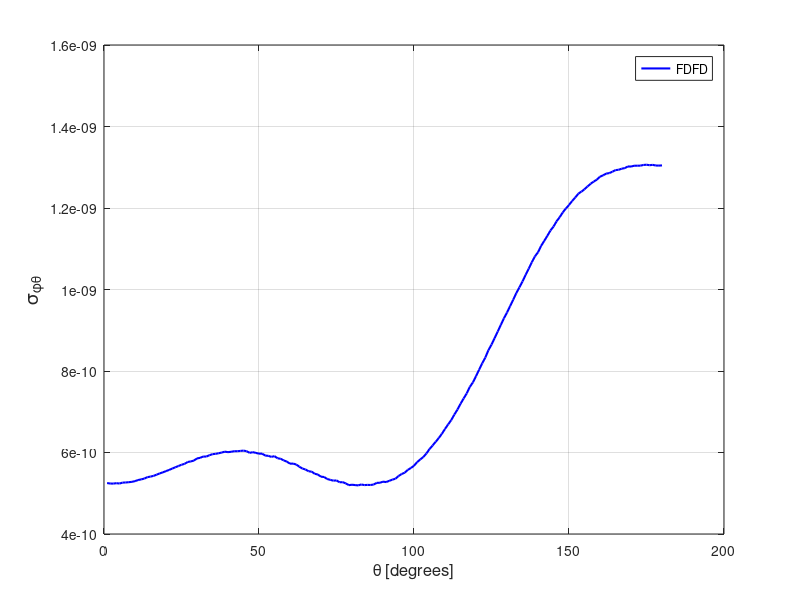

MATLAB code for this plot:
spt = [ 
    1  0.52504551E-09
    2  0.52386501E-09
    3  0.52367216E-09
    4  0.52474303E-09
    5  0.52384935E-09
    6  0.52610755E-09
    7  0.52642091E-09
    8  0.52715521E-09
    9  0.52798960E-09
   10  0.52975541E-09
   11  0.53239835E-09
   12  0.53400634E-09
   13  0.53599158E-09
   14  0.53947014E-09
   15  0.54088034E-09
   16  0.54267851E-09
   17  0.54570570E-09
   18  0.54877103E-09
   19  0.55137123E-09
   20  0.55431887E-09
   21  0.55722588E-09
   22  0.56051541E-09
   23  0.56369731E-09
   24  0.56676513E-09
   25  0.56994054E-09
   26  0.57217320E-09
   27  0.57674054E-09
   28  0.57810878E-09
   29  0.58014821E-09
   30  0.58547428E-09
   31  0.58686583E-09
   32  0.59013450E-09
   33  0.58998134E-09
   34  0.59327082E-09
   35  0.59592847E-09
   36  0.59674826E-09
   37  0.59820054E-09
   38  0.59997640E-09
   39  0.60209188E-09
   40  0.60082816E-09
   41  0.60175726E-09
   42  0.60315380E-09
   43  0.60312921E-09
   44  0.60386374E-09
   45  0.60462080E-09
   46  0.60317479E-09
   47  0.59913041E-09
   48  0.60084215E-09
   49  0.59903227E-09
   50  0.59709704E-09
   51  0.59727506E-09
   52  0.59243543E-09
   53  0.59182703E-09
   54  0.58923938E-09
   55  0.59105359E-09
   56  0.58578348E-09
   57  0.58452670E-09
   58  0.58050775E-09
   59  0.57759036E-09
   60  0.57251781E-09
   61  0.57279564E-09
   62  0.57060601E-09
   63  0.56512378E-09
   64  0.56063704E-09
   65  0.55830390E-09
   66  0.55399252E-09
   67  0.55289567E-09
   68  0.54777916E-09
   69  0.54586891E-09
   70  0.54061305E-09
   71  0.53989935E-09
   72  0.53500998E-09
   73  0.53283178E-09
   74  0.53087268E-09
   75  0.53150040E-09
   76  0.52692006E-09
   77  0.52720794E-09
   78  0.52415761E-09
   79  0.51986176E-09
   80  0.52092441E-09
   81  0.52005361E-09
   82  0.51931309E-09
   83  0.52154742E-09
   84  0.52003463E-09
   85  0.52051902E-09
   86  0.52026161E-09
   87  0.52143867E-09
   88  0.52558830E-09
   89  0.52566773E-09
   90  0.52846599E-09
   91  0.52743254E-09
   92  0.53039884E-09
   93  0.53331650E-09
   94  0.53566385E-09
   95  0.54218058E-09
   96  0.54715354E-09
   97  0.55045568E-09
   98  0.55729810E-09
   99  0.56210847E-09
  100  0.56749061E-09
  101  0.57642313E-09
  102  0.58264638E-09
  103  0.58910199E-09
  104  0.59751393E-09
  105  0.60847799E-09
  106  0.61719613E-09
  107  0.62629851E-09
  108  0.63561256E-09
  109  0.64603223E-09
  110  0.65777805E-09
  111  0.66888678E-09
  112  0.67929379E-09
  113  0.69290690E-09
  114  0.70515371E-09
  115  0.71939577E-09
  116  0.73248452E-09
  117  0.74495560E-09
  118  0.76096923E-09
  119  0.77194562E-09
  120  0.78720025E-09
  121  0.80315665E-09
  122  0.81883439E-09
  123  0.83292484E-09
  124  0.85104690E-09
  125  0.86474455E-09
  126  0.88070046E-09
  127  0.89669172E-09
  128  0.91301616E-09
  129  0.92920721E-09
  130  0.94344599E-09
  131  0.95920061E-09
  132  0.97489172E-09
  133  0.99116815E-09
  134  0.10052460E-08
  135  0.10197596E-08
  136  0.10358052E-08
  137  0.10509800E-08
  138  0.10667749E-08
  139  0.10812079E-08
  140  0.10912419E-08
  141  0.11070075E-08
  142  0.11191473E-08
  143  0.11314690E-08
  144  0.11445701E-08
  145  0.11544049E-08
  146  0.11674066E-08
  147  0.11776066E-08
  148  0.11891975E-08
  149  0.11989734E-08
  150  0.12073170E-08
  151  0.12172089E-08
  152  0.12254653E-08
  153  0.12352098E-08
  154  0.12401735E-08
  155  0.12459426E-08
  156  0.12530587E-08
  157  0.12596725E-08
  158  0.12649605E-08
  159  0.12696832E-08
  160  0.12768702E-08
  161  0.12801799E-08
  162  0.12844185E-08
  163  0.12856378E-08
  164  0.12890636E-08
  165  0.12929995E-08
  166  0.12937704E-08
  167  0.12964723E-08
  168  0.12979217E-08
  169  0.13019759E-08
  170  0.13016450E-08
  171  0.13036975E-08
  172  0.13038211E-08
  173  0.13038763E-08
  174  0.13055803E-08
  175  0.13062176E-08
  176  0.13049979E-08
  177  0.13058813E-08
  178  0.13042486E-08
  179  0.13040625E-08
  180  0.13045386E-08
  181  0.13044830E-08
  182  0.13032958E-08
  183  0.13016656E-08
  184  0.13010631E-08
  185  0.12999474E-08
  186  0.12996541E-08
  187  0.12976793E-08
  188  0.12979341E-08
  189  0.12949742E-08
  190  0.12930453E-08
  191  0.12919791E-08
  192  0.12902632E-08
  193  0.12881699E-08
  194  0.12862129E-08
  195  0.12839868E-08
  196  0.12816205E-08
  197  0.12782042E-08
  198  0.12762305E-08
  199  0.12731619E-08
  200  0.12677166E-08
  201  0.12675282E-08
  202  0.12629677E-08
  203  0.12594639E-08
  204  0.12546726E-08
  205  0.12515224E-08
  206  0.12466747E-08
  207  0.12424479E-08
  208  0.12365350E-08
  209  0.12332111E-08
  210  0.12251088E-08
  211  0.12205092E-08
  212  0.12142847E-08
  213  0.12104111E-08
  214  0.12006208E-08
  215  0.11964320E-08
  216  0.11892255E-08
  217  0.11826174E-08
  218  0.11752553E-08
  219  0.11626501E-08
  220  0.11576294E-08
  221  0.11495569E-08
  222  0.11405200E-08
  223  0.11299160E-08
  224  0.11212470E-08
  225  0.11118223E-08
  226  0.11027935E-08
  227  0.10924928E-08
  228  0.10810811E-08
  229  0.10721767E-08
  230  0.10624061E-08
  231  0.10509401E-08
  232  0.10422868E-08
  233  0.10293832E-08
  234  0.10183985E-08
  235  0.10068325E-08
  236  0.99801944E-09
  237  0.98890607E-09
  238  0.97653607E-09
  239  0.96630137E-09
  240  0.95442021E-09
  241  0.94521879E-09
  242  0.93160046E-09
  243  0.92049252E-09
  244  0.90829416E-09
  245  0.89915742E-09
  246  0.89057428E-09
  247  0.88042162E-09
  248  0.86898772E-09
  249  0.85963575E-09
  250  0.85086149E-09
  251  0.84581830E-09
  252  0.83544066E-09
  253  0.82746338E-09
  254  0.81932311E-09
  255  0.80929885E-09
  256  0.80271756E-09
  257  0.79513074E-09
  258  0.78563278E-09
  259  0.78093132E-09
  260  0.77487605E-09
  261  0.76754253E-09
  262  0.75966350E-09
  263  0.75631940E-09
  264  0.75122375E-09
  265  0.74769368E-09
  266  0.74244150E-09
  267  0.73854062E-09
  268  0.73498529E-09
  269  0.73495504E-09
  270  0.72908263E-09
  271  0.72844714E-09
  272  0.72415501E-09
  273  0.72729262E-09
  274  0.72518913E-09
  275  0.72119782E-09
  276  0.72020867E-09
  277  0.71963835E-09
  278  0.72180190E-09
  279  0.71825035E-09
  280  0.72276363E-09
  281  0.71948036E-09
  282  0.72532241E-09
  283  0.71994544E-09
  284  0.72525069E-09
  285  0.72506590E-09
  286  0.72436879E-09
  287  0.72644940E-09
  288  0.72651252E-09
  289  0.72961692E-09
  290  0.73084977E-09
  291  0.73021178E-09
  292  0.73373985E-09
  293  0.73382350E-09
  294  0.73761725E-09
  295  0.73577044E-09
  296  0.73858591E-09
  297  0.74137335E-09
  298  0.73802325E-09
  299  0.74077960E-09
  300  0.74198692E-09
  301  0.74140061E-09
  302  0.74242401E-09
  303  0.74320783E-09
  304  0.74349182E-09
  305  0.74255546E-09
  306  0.73987860E-09
  307  0.74243656E-09
  308  0.74157158E-09
  309  0.73707063E-09
  310  0.73588713E-09
  311  0.73669915E-09
  312  0.73017314E-09
  313  0.73074147E-09
  314  0.72575224E-09
  315  0.72438039E-09
  316  0.72037343E-09
  317  0.71612044E-09
  318  0.71395267E-09
  319  0.70933298E-09
  320  0.70477291E-09
  321  0.69885392E-09
  322  0.69659045E-09
  323  0.68879297E-09
  324  0.68682110E-09
  325  0.68105127E-09
  326  0.67378697E-09
  327  0.66809103E-09
  328  0.66215394E-09
  329  0.65672995E-09
  330  0.65048211E-09
  331  0.64473427E-09
  332  0.63940353E-09
  333  0.63299982E-09
  334  0.62708955E-09
  335  0.62042821E-09
  336  0.61460720E-09
  337  0.60907740E-09
  338  0.60411887E-09
  339  0.59860689E-09
  340  0.59082861E-09
  341  0.58616795E-09
  342  0.58118327E-09
  343  0.57866406E-09
  344  0.57056154E-09
  345  0.56660382E-09
  346  0.56345950E-09
  347  0.55736332E-09
  348  0.55417287E-09
  349  0.54982796E-09
  350  0.54699806E-09
  351  0.54374250E-09
  352  0.53963528E-09
  353  0.53753380E-09
  354  0.53459770E-09
  355  0.53286625E-09
  356  0.53068072E-09
  357  0.52983251E-09
  358  0.52828242E-09
  359  0.52607374E-09
  360  0.52539584E-09
 ]; 
plot(spt(1:180,1),spt(1:180,2),'b-','linewidth',1.5 ); 
grid on 
legend('FDFD');
xlabel('\theta [degrees]','FontSize',12);
ylabel('\sigma_{\phi\theta}','FontSize',14);
